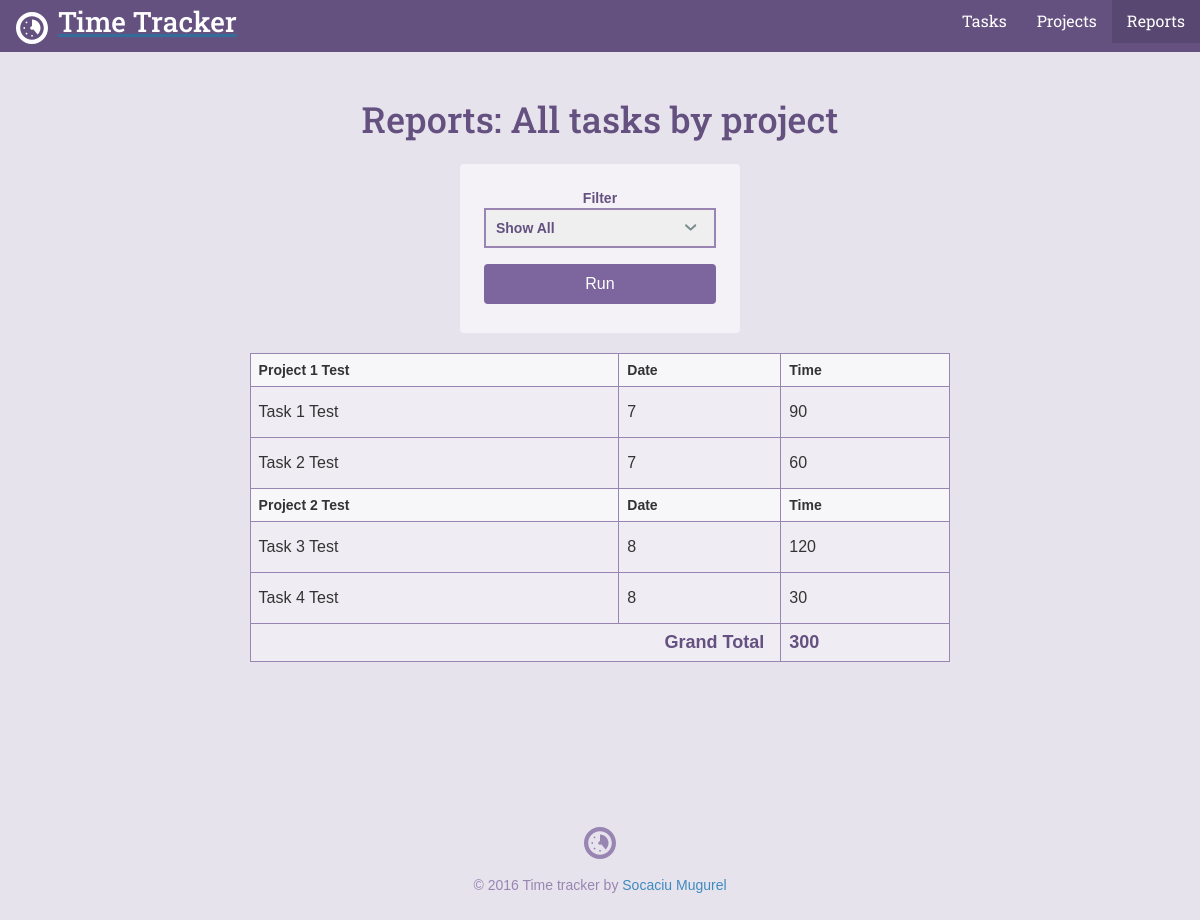
The app's page /reports.php, older data.
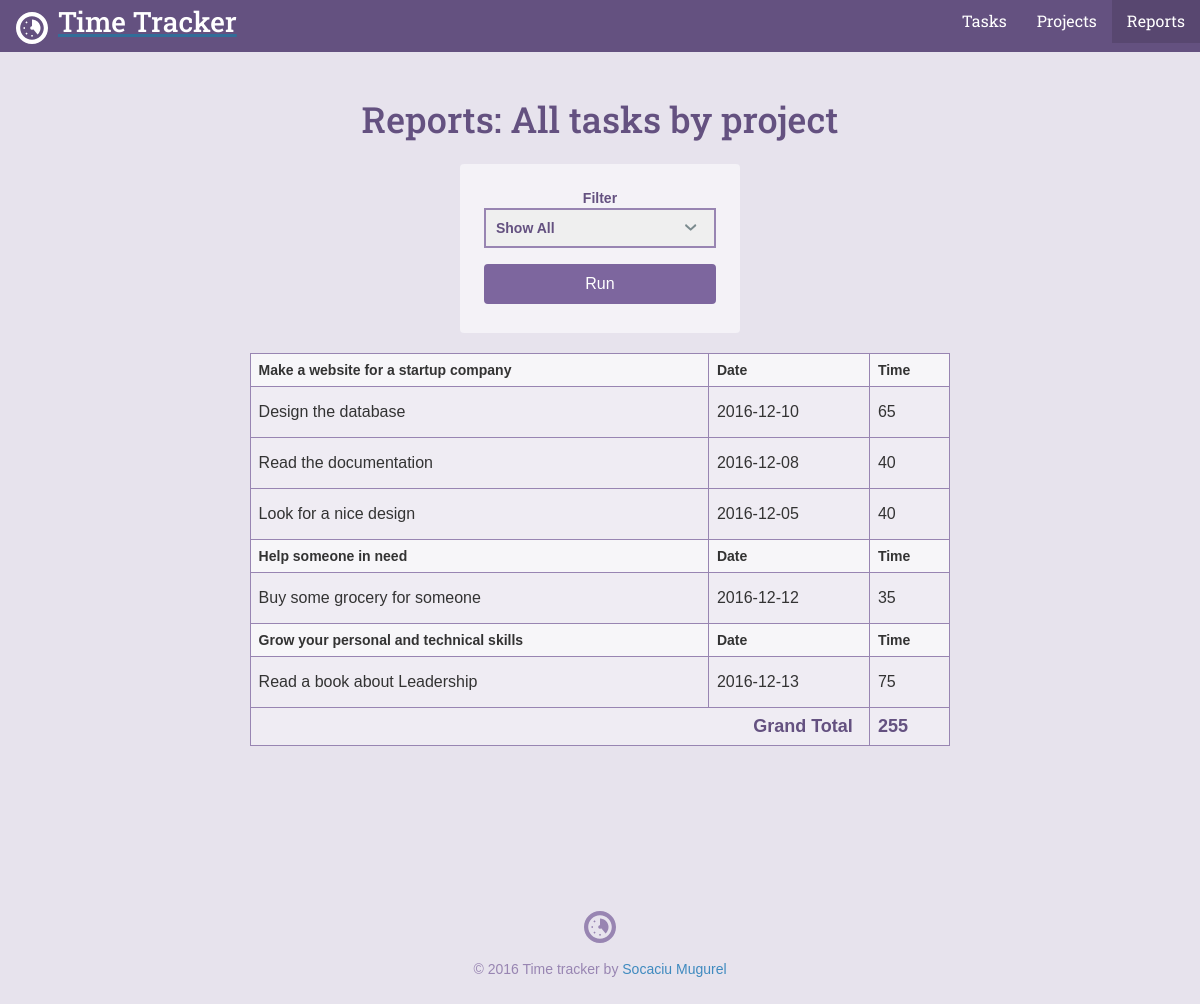
The same page, newer data.
### tables this page shows
CREATE TABLE `tasks` (
  `task_id` int(11) NOT NULL,
  `project_id` int(11) NOT NULL,
  `title` text NOT NULL,
  `date` text NOT NULL,
  `time` int(11) NOT NULL
);

CREATE TABLE `projects` (
  `project_id` int(11) NOT NULL,
  `title` text NOT NULL,
  `category` text NOT NULL
);

### inc/functions.php (called while the page is built, shortened)
<?php
function get_task_list($filter = null){
  include "connection.php";
  $sql="select tasks.*,projects.title as project from tasks
  inner join projects on tasks.project_id=projects.project_id";
  $orderBy = " ORDER BY tasks.date DESC";
  if($filter){
    $orderBy = " ORDER BY projects.project_id ASC, date DESC";
  }
  $where = " ";
  try{
    $result = $db->prepare($sql . $where . $orderBy);
    $result->execute();
    }
  catch(Exception $e){
    echo "Eroare " . $e->getMessage()." </br>";
    return false;
  }
  return $result->fetchAll(PDO::FETCH_ASSOC);
}

### reports.php (the view, shortened to what this page needs)
<?php
require 'inc/functions.php';
$page = "reports";
$filter = 'all';
include 'inc/header.php';
?>
<div class="col-container page-container">
    <div class="col col-70-md col-60-lg col-center">
        <div class="col-container">
            <h1 class='actions-header'>Reports: <?php
                        if(!is_array($filter)){
                            echo " All tasks by project";
                        }if($filter[0] == 'project' ){
                            echo '<br>Project: ' . $filter[2];
                        }
                    ?>
            </h1>
            <form class='form-container form-report' action="reports.php" method="get">
                <label for="filter">Filter</labe>
                <select id="filter" name="filter">
                    <option value=''>Show All</option>
                </select>
                <input class="button" type="submit" value="Run">
            </form>
        </div>
        <div class="section page">
            <div class="wrapper">
                <table>
                <?php
                    $total = $project_id  = 0;
                    $task = get_task_list($filter);
                    foreach($task as $item){
                        if($project_id != $item['project_id']){
                            $project_id = $item['project_id'];
                            echo "<thead>";
                            echo "<tr>";
                            echo "<th>" . $item['project'] . "</th>";
                            echo "<th>Date</th>";
                            echo "<th>Time</th>";
                            echo "</tr>";
                            echo "</thead>";
                        }
                        $total += $item['time'];
                        echo "<tr>";
                        echo "<td>" . $item['title'] . "</td>";
                        echo "<td>" . $item['date'] . "</td>";
                        echo "<td> " . $item['time'] . "</td> </tr>";
                    }
                 ?>
                    <tr>
                        <th class='grand-total-label' colspan='2'>Grand Total</th>
                        <th class='grand-total-number'><?= $total ?></th>
                    </tr>
                </table>
            </div>
        </div>
    </div>
</div>
<?php include "inc/footer.php"; ?>

### inc/header.php (shortened to what this page needs)
<html>
<head>
  <link rel="stylesheet" href="https://maxcdn.bootstrapcdn.com/bootstrap/3.3.7/css/bootstrap.min.css">
  <link rel="stylesheet" href="css/bootstrap-datepicker.css">
	<link rel="stylesheet" href="css/style.css" type="text/css">
</head>
<body>
	<header class="header">
    <div class="col-container">
  		<h1>
        <a class="logo" href="./">
          <svg viewbox="0 0 64 64" class="logo-icon"><use xlink:href="#logo_icon"></use></svg>
          <span class="logo-name">Time Tracker</span>
        </a>
      </h1>
  		<ul class="nav">
        <li class="nav-item tasks<?php if ($page == "tasks") { echo " on"; } ?>"><a class="nav-link" href="task_list.php">Tasks</a></li>
        <li class="nav-item projects<?php if ($page == "projects") { echo " on"; } ?>"><a class="nav-link" href="project_list.php">Projects</a></li>
        <li class="nav-item reports<?php if ($page == "reports") { echo " on"; } ?>"><a class="nav-link" href="reports.php">Reports</a></li>
      </ul>
    </div>
  </header>
	<div id="content">

### inc/footer.php (shortened to what this page needs)
</div>
	<footer class="footer">
    <div class="col-container">
      <svg viewbox="0 0 64 64" class="logo-icon"><use xlink:href="#logo_icon"></use></svg>
  		<p class="footer-copy">&copy; <?php echo date("Y"); ?> Time tracker by <a hrerf="https://www.linkedin.com/in/socaciu">Socaciu Mugurel</a></p>
    </div>
	</footer>
</body>
</html>

Row changes from the older to the newer data that the page shows:
removed tasks: project.title "Project 1 Test", title "Task 1 Test", date "7", time "90"
removed tasks: title "Task 2 Test", date "7", time "60"
removed tasks: project.title "Project 2 Test", title "Task 3 Test", date "8", time "120"
removed tasks: title "Task 4 Test", date "8", time "30"
added tasks: project.title "Make a website for a startup company", title "Design the database", date "2016-12-10", time "65"
added tasks: title "Read the documentation", date "2016-12-08", time "40"
added tasks: title "Look for a nice design", date "2016-12-05", time "40"
added tasks: project.title "Help someone in need", title "Buy some grocery for someone", date "2016-12-12", time "35"
added tasks: project.title "Grow your personal and technical skills", title "Read a book about Leadership", date "2016-12-13", time "75"
Text that changed along with them:
$total: "300" → "255"
